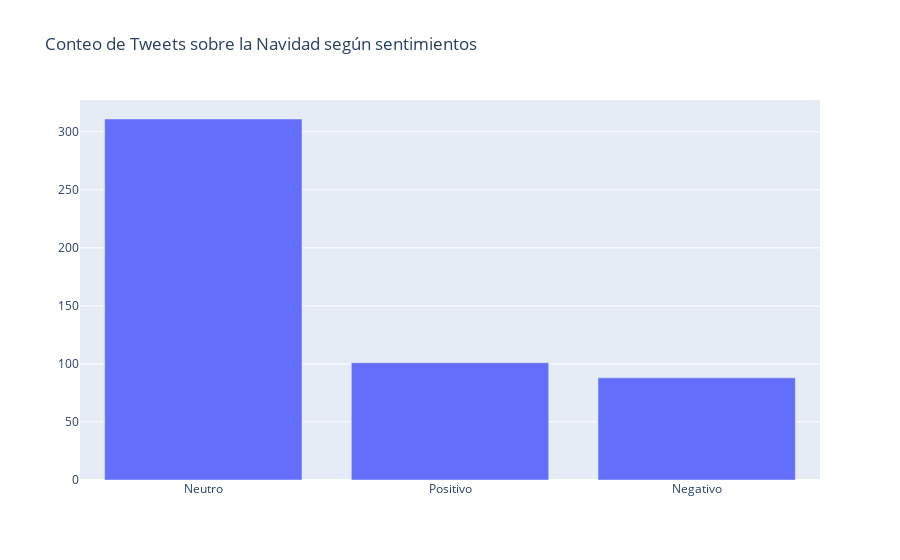

Write notebook code for a chart like this one.
### Markdown cell above
## Visualización Sentimientos

### Code cell
import plotly.io as pio
import plotly.express as px
import plotly.graph_objs as go
from plotly.offline import download_plotlyjs, init_notebook_mode, plot, iplot
import matplotlib.pyplot as plt


%matplotlib inline
init_notebook_mode(connected=True)

trace = go.Bar(x=navidad_sentimiento2.sentimiento.values,
               y=navidad_sentimiento2.resultado.values)

layout = go.Layout(title='Conteo de Tweets sobre la Navidad según sentimientos ')

fig = go.Figure(data = [trace], layout=layout)
iplot(fig)

### Figure 1 — Plotly figure (JSON) as saved in the notebook; plotly's stock layout.template omitted (floating-point values rounded to 4 significant figures)
{"data": [{"type": "bar", "x": ["Neutro", "Positivo", "Negativo"], "y": [311, 101, 88]}], "layout": {"title": {"text": "Conteo de Tweets sobre la Navidad según sentimientos "}}}
